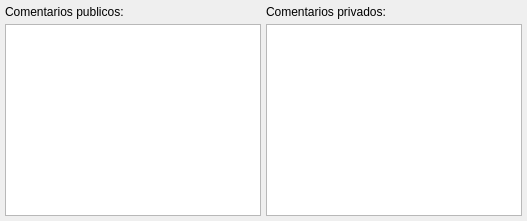
     <widget class="QWidget" name="tab3">
      <attribute name="title">
       <string>Comentario&amp;s</string>
      </attribute>
      <layout class="QGridLayout" name="gridLayout_33">
       <property name="leftMargin">
        <number>5</number>
       </property>
       <property name="topMargin">
        <number>5</number>
       </property>
       <property name="rightMargin">
        <number>5</number>
       </property>
       <property name="bottomMargin">
        <number>5</number>
       </property>
       <property name="spacing">
        <number>5</number>
       </property>
       <item row="0" column="0">
        <widget class="QLabel" name="label8">
         <property name="text">
          <string>Comentarios publicos:</string>
         </property>
        </widget>
       </item>
       <item row="0" column="1">
        <widget class="QLabel" name="label9">
         <property name="text">
          <string>Comentarios privados:</string>
         </property>
        </widget>
       </item>
       <item row="1" column="1">
        <widget class="QTextEdit" name="mui_comentprivalbaran">
         <property name="sizePolicy">
          <sizepolicy hsizetype="Expanding" vsizetype="Expanding">
           <horstretch>0</horstretch>
           <verstretch>0</verstretch>
          </sizepolicy>
         </property>
        </widget>
       </item>
       <item row="1" column="0">
        <widget class="QTextEdit" name="mui_comentalbaran">
         <property name="sizePolicy">
          <sizepolicy hsizetype="Expanding" vsizetype="Expanding">
           <horstretch>0</horstretch>
           <verstretch>0</verstretch>
          </sizepolicy>
         </property>
        </widget>
       </item>
      </layout>
     </widget>
